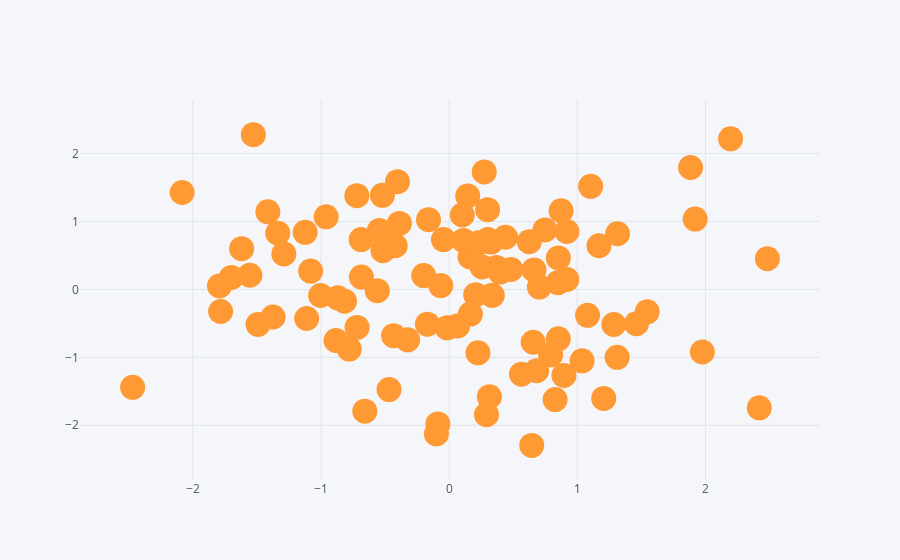

This figure's notebook cell:
### Code cell
df1.iplot(kind='scatter',x='A',y='B',mode='markers',size=25)
